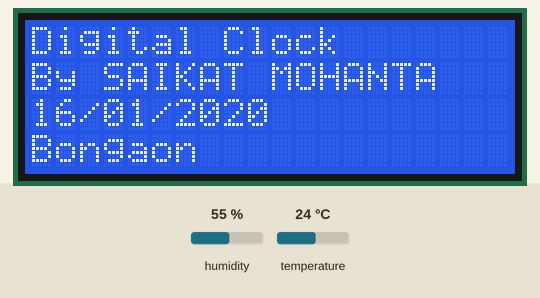
Recording of a sketch running on a simulated Arduino Uno, built with avr-gcc and run on an emulated ATmega328P. On the bench: 20×4 character LCD. Inputs (shaded band) come from the test bench; at power-on: humidity 55 %, temperature 24 °C. The local clock reads 2024-03-15 10:24:30 at power-on unless the sketch sets it.

Above: at 0.2 s.
At 8.2 s:
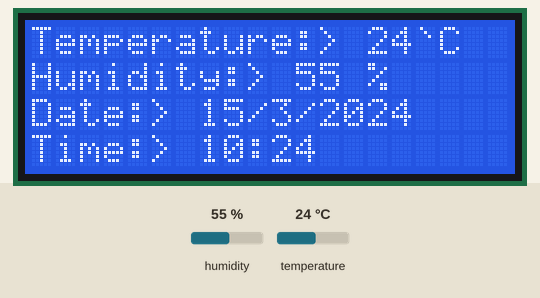
At 128.4 s:
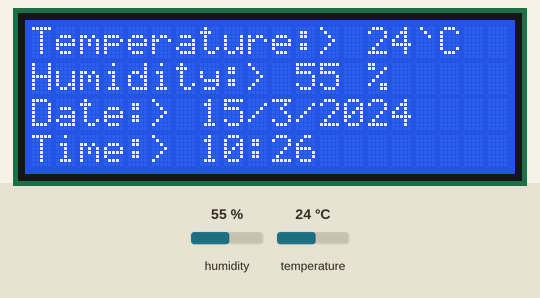

Measured:
- what the display in image 1 shows lasts 60.1 s, from 8.2 s to 68.3 s

The sketch:

clock_with_temp_humidity_00.ino
```cpp
#include <Adafruit_Sensor.h>
#include <DHT.h>

#include <Wire.h>
#include <LiquidCrystal_I2C.h>
#include<LCD.h>

#include <RTClib.h>

#define type DHT22
#define I2C_ADDR 0x27 //I2C adress, you should use the code to scan the adress first (0x27) here
#define BACKLIGHT_PIN 3
#define En_pin 2
#define Rw_pin 1
#define Rs_pin 0
#define D4_pin 4
#define D5_pin 5
#define D6_pin 6
#define D7_pin 7

const int dhtpin=2;
int humidity,temp;


#define I2C_ADDR 0x27 //I2C adress, you should use the code to scan the adress first (0x27) here

#define BACKLIGHT_PIN 3
#define En_pin 2
#define Rw_pin 1
#define Rs_pin 0
#define D4_pin 4
#define D5_pin 5
#define D6_pin 6
#define D7_pin 7

LiquidCrystal_I2C lcd(I2C_ADDR,En_pin,Rw_pin,Rs_pin,D4_pin,D5_pin,D6_pin,D7_pin);
DHT dht(dhtpin,type);
DateTime now;
RTC_DS3231 rtc;


void showDate(void);
void showTime(void);
void showDay(void);


void setup()
{
pinMode(dhtpin,INPUT);
 Serial.begin(9600);
 dht.begin();


  if (! rtc.begin())
  {
    Serial.println("Couldn't find RTC Module");
    while (1);
  }

  if (rtc.lostPower())
  {
    Serial.println("RTC lost power, lets set the time!");
    //rtc.adjust(DateTime(F(__DATE__), F(__TIME__)));
  }
  //rtc.adjust(DateTime(F(__DATE__), F(__TIME__)));

 lcd.begin (20,4);
  lcd.setBacklightPin(BACKLIGHT_PIN,POSITIVE);
  lcd.setBacklight(HIGH);
  lcd.home ();
 lcd.setCursor(0,0);
  lcd.print("Digital Clock");
  lcd.setCursor(0,1);
  lcd.print("By SAIKAT MOHANTA");
   lcd.setCursor(0,2);
  lcd.print("16/01/2020");
  lcd.setCursor(0,3);
  lcd.print("Bongaon");

  delay(8000);

}


void loop()
{
  humidity=dht.readHumidity();
  temp=dht.readTemperature();
  /*Serial.print("Temperature = ");
  Serial.print(temp);
  Serial.print("   Humidity = ");
  Serial.print(humidity);
  Serial.println();
*/
  lcd.clear();
  lcd.setCursor(0, 0);
  lcd.print("Temperature:> ");
  lcd.print(temp);


  lcd.setCursor(16, 0);
  lcd.print("`C ");


  lcd.setCursor(0, 1);
  lcd.print("Humidity:> ");
  lcd.print(humidity);


  lcd.setCursor(14, 1);
  lcd.print("%");

  now = rtc.now();
  showDate();
  showTime();

  delay(60000);
}

void showDate()
 {
  lcd.setCursor(0,2);
  lcd.print("Date:> ");
  lcd.print(now.day());
  lcd.print('/');
  lcd.print(now.month());
  lcd.print('/');
  lcd.print(now.year());
 }

 void showTime()
 {
  lcd.setCursor(0,3);
  lcd.print("Time:> ");
  lcd.print(now.hour());
  lcd.print(':');
  lcd.print(now.minute());
  //lcd.print(':');
  //lcd.print(now.second());
  //lcd.print("    ");
}
```
